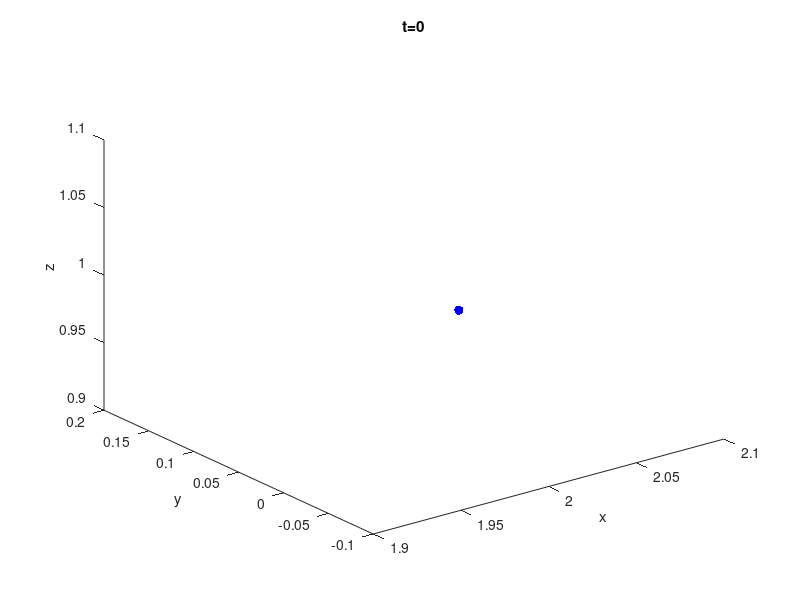

Write the MATLAB code that produced this figure. (Note: this script raises an error after producing the figure.)
clear; close all;

%Initial Positions and Force
x = [1;-1;2]; %forcing location
f = [2;3;-1]; %foce
y = [2;0;1]; %oberservation point

%Parameters
epsilon = 0.05;
mu = 1;

%Time Parameters
N=1;%Number of Time Steps
t=0; %Initial Time
delta_t=0.001; %Time Step

for i=1:N

    %Visualize the results
    if mod(t,.01)==0

        fg1=figure(1);

        plot3(y(1),y(2),y(3),'b.','MarkerSize',20)

        title(strcat("t=",num2str(t)))

        xlim([1.9,2.1])
        ylim([-.1,.2])
        zlim([0.9,1.1])

        xlabel('x')
        ylabel('y')
        zlabel('z')

        pause(.01)

    end

    % Call the Reg Stokes Function to compute A
    A= RegStokes(x,y,epsilon);

    %Use A to compute the velcoity u
    u = 1/(8*pi*mu)*A*f;

    %Update the position with Forward Euler
    y = ForwardEuler(y,u,delta_t);

    %Update the time
    t = i*delta_t;

end


